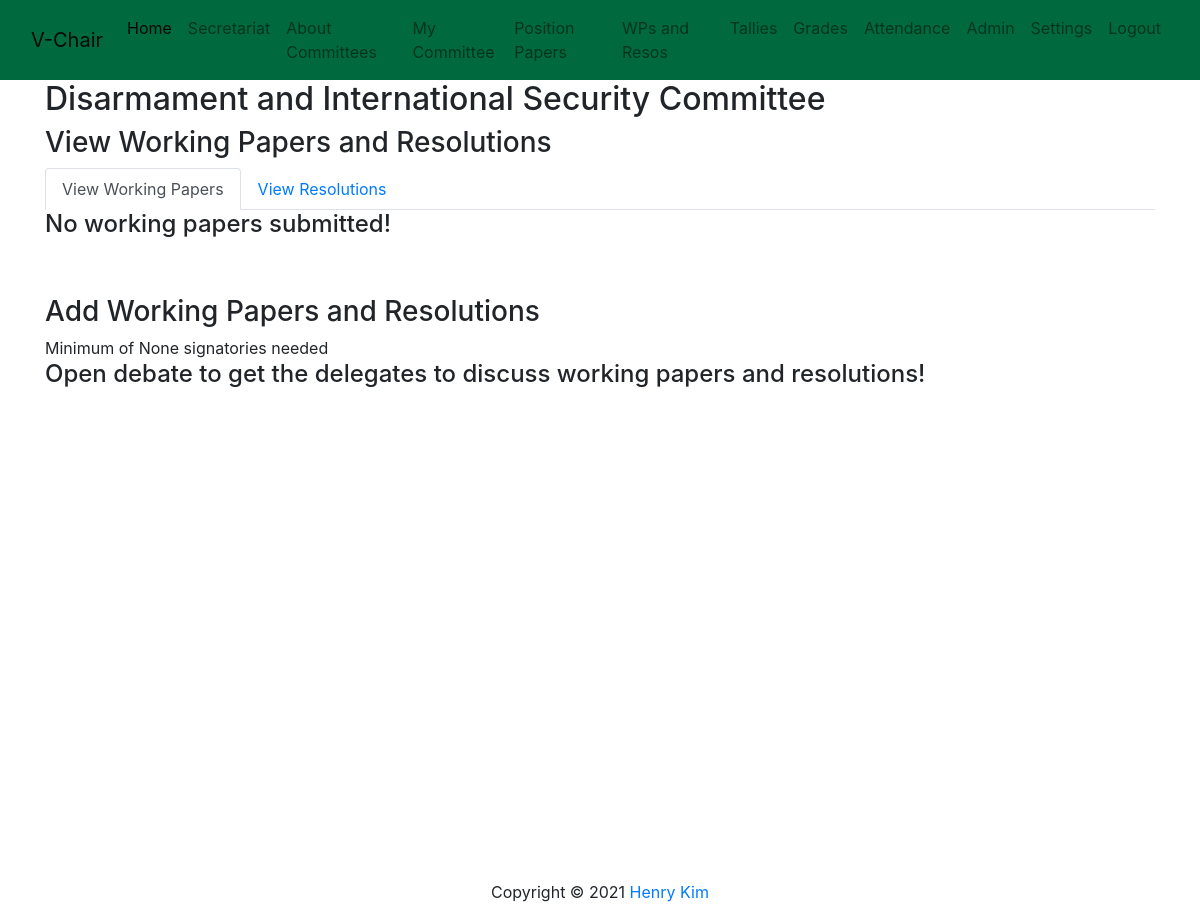
The app's page /dartmun/resos (signed in) with its own data.
### dartmun/models.py (models this page shows, shortened)
class Committee(models.Model):
    name = models.CharField(max_length=128)
    acronym = models.CharField(max_length=8)
    topics = models.ManyToManyField(Topic)
    current_session = models.ForeignKey(Session, null=True, on_delete=models.CASCADE)
    people = models.OneToOneField(PeopleManager, null=True, on_delete=models.CASCADE)
    grades = models.OneToOneField(GradesManager, null=True, on_delete=models.CASCADE)
    parli_pro = models.OneToOneField(ParliProManager, null=True, on_delete=models.CASCADE)
    writing = models.OneToOneField(WritingManager, null=True, on_delete=models.CASCADE)
    adjourned = models.BooleanField(default=False)
    def has_wps(self):
        for topic in self.topics.all():
            if topic.working_papers.count():
                return True
        return False
    def has_resos(self):
        for topic in self.topics.all():
            if topic.resolutions.count():
                return True
        return False

### dartmun/models_people_manager.py (models this page shows, shortened)
class PeopleManager(models.Model):
    directors = models.ManyToManyField(CommitteeDirector)
    managers = models.ManyToManyField(CommitteeManager, blank=True)
    delegations = models.ManyToManyField(Delegation)
    double_delegation = models.BooleanField(default=False)
    quorum = models.PositiveSmallIntegerField(blank=True, null=True)
    simple_majority = models.PositiveSmallIntegerField(blank=True, null=True)
    super_majority = models.PositiveSmallIntegerField(blank=True, null=True)
    min_signatory = models.PositiveSmallIntegerField(blank=True, null=True)
    number_present = models.PositiveSmallIntegerField(default=0)
    def sorted_all_delegations(self):
        return self.delegations.all().order_by('country')
    def sorted_present_delegations(self):
        if self.number_present:
            return self.delegations.filter(present=True).order_by('country')
        else:
            return None

### dartmun/views.py (the view)
# urls.py: path('resos', views.resos, name='resos'),
@login_required(login_url='/registration/login/')
def resos(request, committee_acronym=None):
    if request.user.is_superuser:
        if committee_acronym:
            context = get_context(request, committee_acronym)
        else:
            return HttpResponseRedirect(reverse('committees', kwargs={'mode': 'resos'}))
    else:
        context = get_context(request)
    context['reso_rubric'] = Rubric.objects.get(title="Resolution Rubric")
    context['part_rubric'] = Rubric.objects.get(title="Participation Rubric")
    context['part_tallies'] = get_category_tallies("P", "UNEP")
    return render(request, 'dartmun/resos.html', context)

### dartmun/models_parlipro_manager.py (called while the page is built)
    def caucus_over(self):
        if self.current_mode and self.current_mode.acronym == "Unmod" and self.caucus.caucus_over():
            self.current_mode = DebateMode.objects.get(acronym="Open")
        self.save()

### dartmun/views_context.py (called while the page is built)
def get_manager(request):
    chair = Chair.objects.get(user=request.user)
    if len(CommitteeDirector.objects.filter(chair=chair)):
        cd = CommitteeDirector.objects.get(chair=chair)
        manager = PeopleManager.objects.get(directors=cd)
    else:
        cm = CommitteeManager.objects.get(chair=chair)
        manager = PeopleManager.objects.get(managers=cm)
    return manager

def get_committee(request, committee_acronym=None):
    if committee_acronym:
        return Committee.objects.get(acronym=committee_acronym)
    if request.user.is_staff:
        manager = get_manager(request)
    else:
        delegate = Delegate.objects.get(user=request.user)
        delegation = Delegation.objects.get(delegates=delegate)
        manager = PeopleManager.objects.get(delegations=delegation)
    return Committee.objects.get(people=manager)

def get_context(request, committee_acronym=None):
    committee = get_committee(request, committee_acronym)
    committee.parli_pro.caucus_over()
    context = {'committee': committee, 'delegations': committee.people.sorted_present_delegations(),
               'all_delegations': committee.people.sorted_all_delegations(), 'modes': DebateMode.objects.all(),
               'motions': Motion.objects.all(), 'open': Motion.objects.get(motion="Open Debate"),
               'set': Motion.objects.get(motion="Set a Working Agenda")
               }
    return context

### dartmun/views_writing.py (called while the page is built)
def get_category_tallies(category_acronym, committee_acronym):
    category = TallyCategory.objects.get(acronym=category_acronym)
    committee = Committee.objects.get(acronym=committee_acronym)
    return committee.grades.tallies.filter(category=category).order_by('delegation__country')

### dartmun/templates/dartmun/resos.html (shortened to what this page needs)
{% extends "./layout.html" %}
{% load static %}
{%  block css %}
    <link rel="stylesheet" type="text/css" href="{% static 'dartmun/css/resos.css' %}">
{%  endblock %}
{%  block body %}
    <h2>{{committee.name}}</h2>
    <h3>View Working Papers and Resolutions</h3>
    <ul class="nav nav-tabs" id="view-writings" role="tablist">
        <li class="nav-item active">
            <a class="nav-link active" id="view-wp-tab" data-toggle="tab" href="#wps" role="tab" aria-controls="wps" aria-selected="true">View Working Papers</a>
        </li>
        <li class="nav-item">
            <a class="nav-link" id="view-reso-tab" data-toggle="tab" href="#resos" role="tab" aria-controls="resos" aria-selected="false">View Resolutions</a>
        </li>
    </ul>
    <div class="tab-content" id="myTabContent">
        <div class="tab-pane fade active show" id="wps" role="tabpanel" aria-labelledby="view-wp-tab">
            {% if committee.has_wps %}
                <table>
                    <tr>
                        <th>Topic</th>
                        <th>Sponsors</th>
                        <th>Signatories</th>
                        <th>Introduced?</th>
                        <th>Remove</th>
                    </tr>
                    {% for topic in committee.topics.all %}
                        {% for wp in topic.working_papers.all %}
                            <tr>
                                <td>{{ topic.number }}</td>
                                <td>{{ wp.sponsig.get_sponsors }}</td>
                                <td>{{ wp.sponsig.get_signatories }}</td>
                                <td>{{ wp.introduced }}</td>
                                <td><a href="{% url 'remove_wp' wp.id %}"><button class="btn btn-sm btn-danger">X</button></a></td>
                            </tr>
                        {% endfor %}
                    {% endfor %}
                </table>
            {% else %}
                <h4>No working papers submitted!</h4>
            {% endif %}
        </div>
    </div>
    <br><br>
    {% if request.user.is_staff and not request.user.is_superuser %}
        <h3>Add Working Papers and Resolutions</h3>
        Minimum of {{ committee.people.min_signatory }} signatories needed
        {% if committee.parli_pro.current_topic %}
            <ul class="nav nav-tabs" id="add-writings" role="tablist">
                <li class="nav-item active">
                    <a class="nav-link active" id="add-wp-tab" data-toggle="tab" href="#add-wp" role="tab" aria-controls="add-wp" aria-selected="true">Add Working Paper</a>
                </li>
                <li class="nav-item">
                    <a class="nav-link" id="add-reso-tab" data-toggle="tab" href="#add-reso" role="tab" aria-controls="add-reso" aria-selected="false">Add Resolution</a>
                </li>
                <li class="nav-item">
                    <a class="nav-link" id="score-part-tab" data-toggle="tab" href="#score-part" role="tab" aria-controls="score-part" aria-selected="false">Score Participation</a>
                </li>
            </ul>
        {% elif committee.parli_pro.open %}
            <h4>Set an agenda to add working papers and resolutions!</h4>
        {% else %}
            <h4>Open debate to get the delegates to discuss working papers and resolutions!</h4>
        {% endif %}
    {% endif %}
{%  endblock %}

### records on screen
Committee: name "Disarmament and International Security Committee", people.min_signatory "None"
